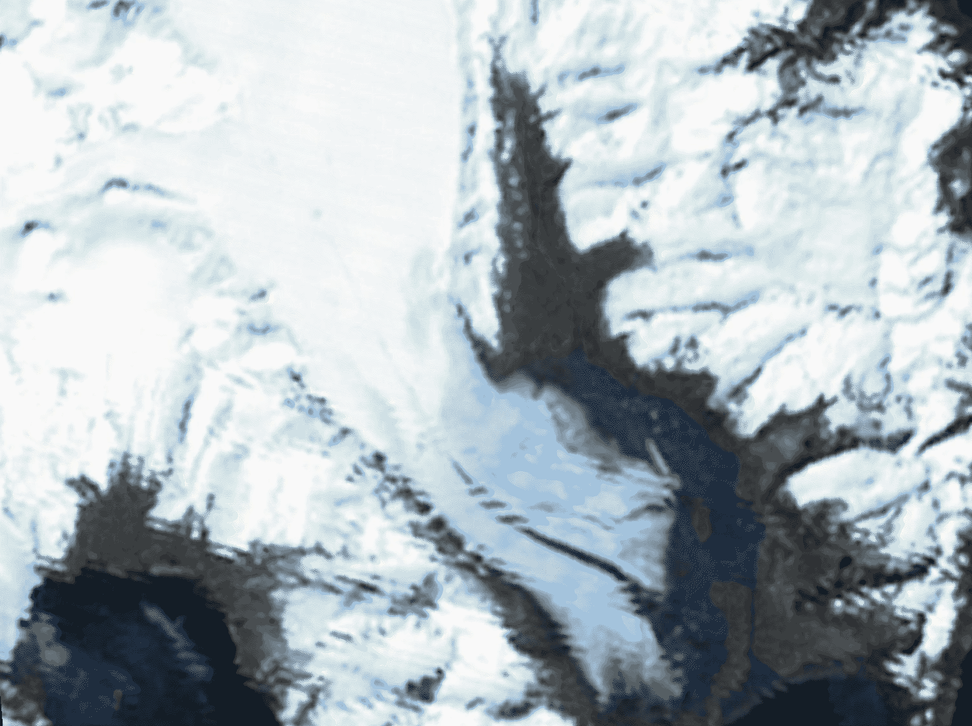
#> input picture Working_with_Image_Data/images/bearGlacier1980.png, 972 x 726 px, shrunk from 1502 x 1121 before the run
$ jupyter execute Example_2.ipynb
#> lines starting #> are read from the running program, lines starting #| are printed output that depends on the picture
### Working_with_Image_Data/aux_functions.py
def get_image_info(image):
    image_info = dict()
    image_attributes = ["filename", "format", "mode", "size", "width", "height", "palette", "is_animated", "n_frames"]
    for image_attribute in image_attributes:
        image_info[image_attribute] = image.__getattribute__(image_attribute)

    image_info_attribute = image.__getattribute__("info")
    for key in image_info_attribute.keys():
        if key == "Comment":
            for data in image_info_attribute[key].split("|"):
                if len(data) > 0:
                    data_split = data.split(":", maxsplit=1)
                    image_info[data_split[0]] = data_split[1].strip()
        else:
            image_info[key] = image_info_attribute[key]

    return image_info

### Working_with_Image_Data/Example_2.ipynb
# Loading and Viewing Indexed Images of Bear Glacier

[cell 1]
from PIL import Image
import aux_functions as aux_func
import cv2
import matplotlib.pyplot as plt

The mode of an image is a string which defines the type and depth of a pixel in the image. Each pixel uses the full range of the bit depth. So a 1-bit pixel has a range of 0-1, an 8-bit pixel has a range of 0-255, a 32-signed integer pixel has the range of INT32 and a 32-bit floating point pixel has the range of FLOAT32.

* 1 (1-bit pixels, black and white, stored with one pixel per byte)
* L (8-bit pixels, grayscale)
* P (8-bit pixels, mapped to any other mode using a color palette)
* RGB (3x8-bit pixels, true color)
* RGBA (4x8-bit pixels, true color with transparency mask)
* CMYK (4x8-bit pixels, color separation)
* YCbCr (3x8-bit pixels, color video format)
    * Note that this refers to the JPEG, and not the ITU-R BT.2020, standard
* LAB (3x8-bit pixels, the L*a*b color space)
* HSV (3x8-bit pixels, Hue, Saturation, Value color space)
    * Hue’s range of 0-255 is a scaled version of 0 degrees <= Hue < 360 degrees
* I (32-bit signed integer pixels)
* F (32-bit floating point pixels)

[cell 2]
image_1980 = Image.open("./images/bearGlacier1980.png")
#> image_1980 is the input picture: PIL image 972x726 RGB; mean R, G, B 172.4, 182.1, 187.6
image_info_1980 = aux_func.get_image_info(image_1980)
#> after the loop in get_image_info, `for image_attribute in image_attributes:`: image_info = 9 items
#> in get_image_info, `image_info_attribute = image.__getattribute__("info")`: image_info_attribute = 0 items
#> image_info_1980 = 9 items
image_info_1980["mode"]
#> Out = 'RGB'

[cell 3]
image_2011 = Image.open("./images/bearGlacier2011.png")
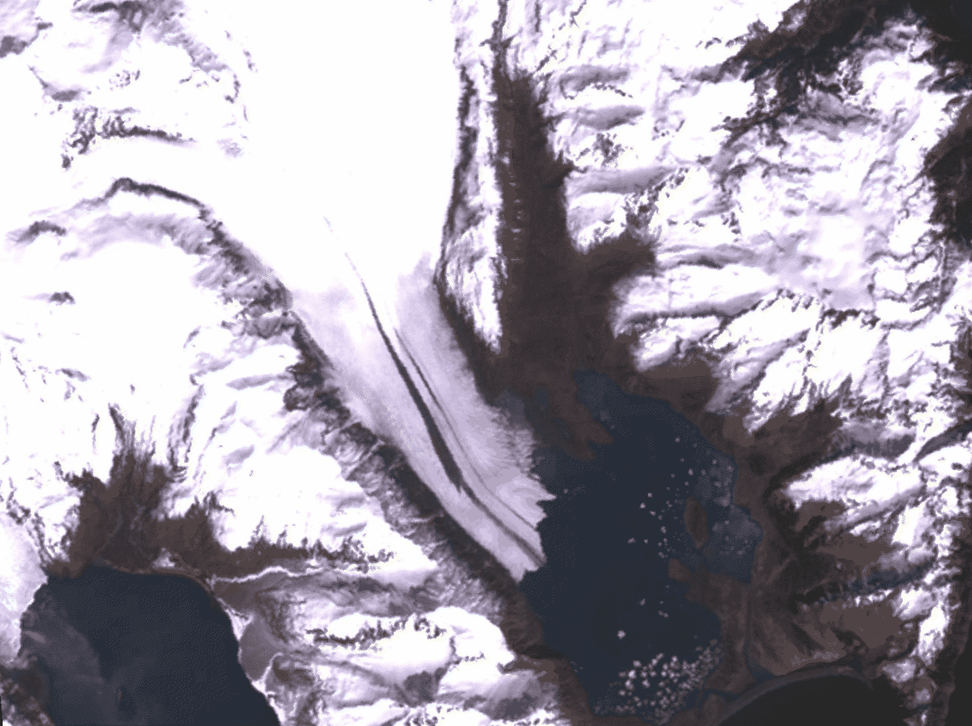
#> input picture Working_with_Image_Data/images/bearGlacier2011.png, 972 x 726 px, shrunk from 1502 x 1121 before the run
#> image_2011 is the input picture: PIL image 972x726 RGB; mean R, G, B 164.2, 159.4, 169.4
image_info_2011 = aux_func.get_image_info(image_2011)
#> image_info_2011 = 9 items
image_info_2011["mode"]
#> Out = 'RGB'

[cell 4]
image_1980 = cv2.imread('./images/bearGlacier1980.png') # By default converts image to the 3 channel BGR color image
#> image_1980: shape (726, 972, 3)
image_1980 = cv2.cvtColor(image_1980, cv2.COLOR_BGR2RGBA) # Converts an image from one color space to another
#> image_1980: shape (726, 972, 4)
plt.imshow(image_1980)
plt.title('Bear Glacier in 1980')
plt.axis('off')
plt.show()

[cell 5]
image_2011 = cv2.imread('./images/bearGlacier2011.png') # By default converts image to the 3 channel BGR color image
#> image_2011: shape (726, 972, 3)
image_2011 = cv2.cvtColor(image_2011, cv2.COLOR_BGR2RGBA) # Converts an image from one color space to another
#> image_2011: shape (726, 972, 4)
plt.imshow(image_2011)
plt.title('Bear Glacier in 2011')
plt.axis('off')
plt.show()

[cell 6]
image_1980 = cv2.cvtColor(image_1980, cv2.COLOR_RGBA2GRAY) # Converts to grayscale
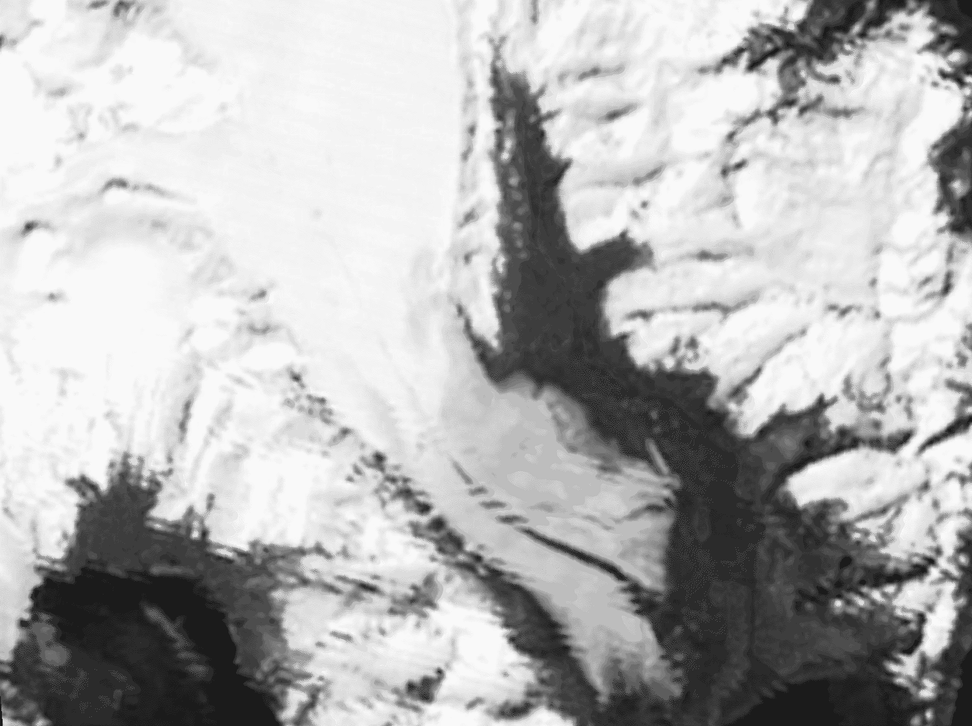
#> image_1980: shape (726, 972); min 13, max 251, mean 179.8
image_2011 = cv2.cvtColor(image_2011, cv2.COLOR_RGBA2GRAY) # Converts to grayscale
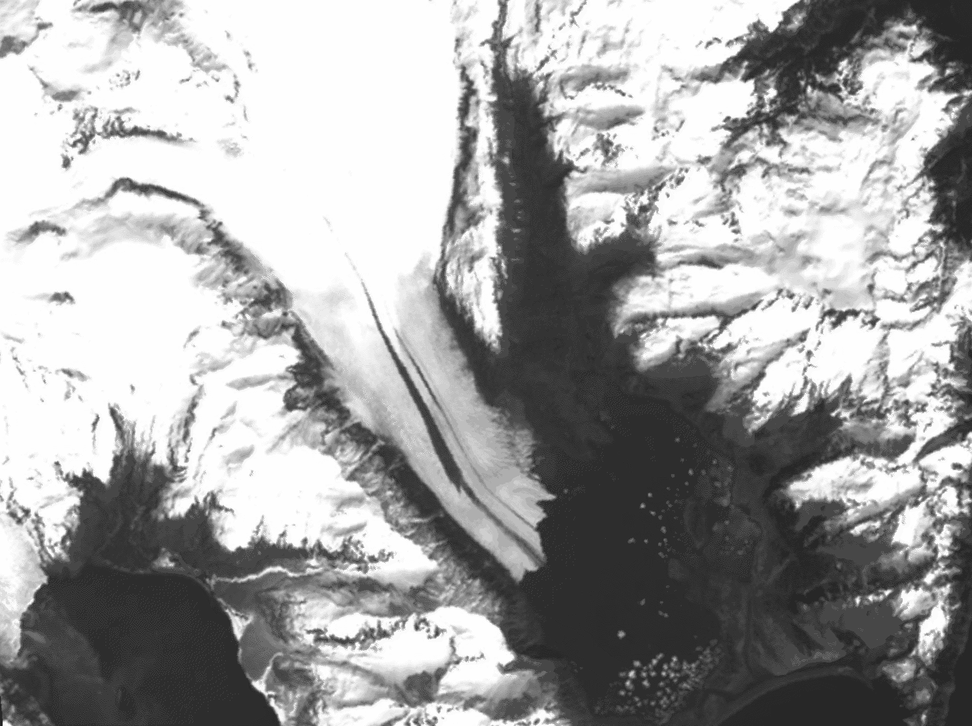
#> image_2011: shape (726, 972); min 23, max 255, mean 162
fig, axs = plt.subplots(1, 2, figsize=(15, 5))
fig.suptitle('Bear Glacier Comparison - 1980-201')
axs[0].imshow(image_1980, cmap='gray')
axs[0].axis('off')
axs[1].imshow(image_2011, cmap='gray')
axs[1].axis('off')
plt.show()
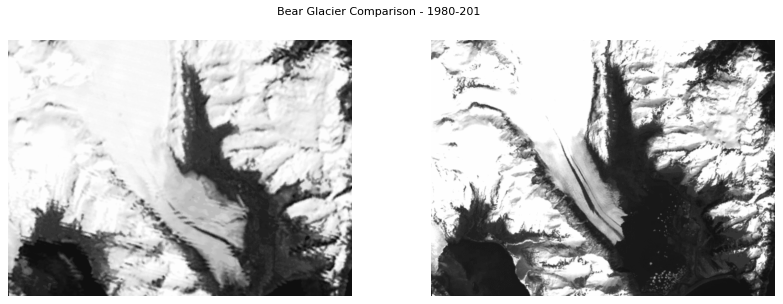
#> figure drawn by matplotlib, 2 panels
